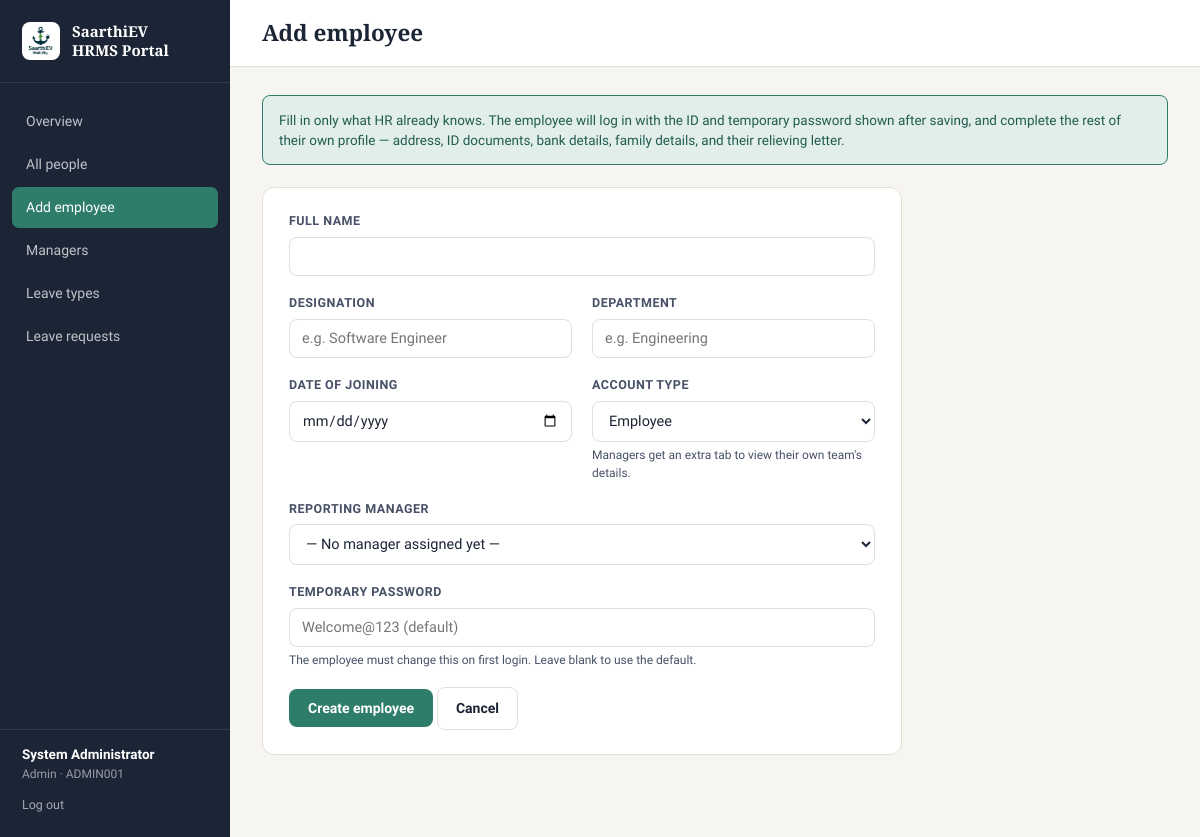
Page /admin/employees/new (signed in) on the committed database.
### models.py (models this page shows, shortened)
class EmployeeProfile(db.Model):
    id = db.Column(db.Integer, primary_key=True)
    user_id = db.Column(db.Integer, db.ForeignKey("user.id"), nullable=False, unique=True)
    full_name = db.Column(db.String(150), nullable=False)
    designation = db.Column(db.String(100))
    department = db.Column(db.String(100))
    date_of_joining = db.Column(db.Date)
    reporting_manager_id = db.Column(db.Integer, db.ForeignKey("user.id"), nullable=True)
    date_of_birth = db.Column(db.Date)
    gender = db.Column(db.String(20))
    personal_email = db.Column(db.String(120))
    phone_number = db.Column(db.String(20))
    blood_group = db.Column(db.String(10))
    pan_number = db.Column(db.String(20))
    aadhaar_number = db.Column(db.String(20))
    current_address_line1 = db.Column(db.String(200))
    current_address_line2 = db.Column(db.String(200))
    current_city = db.Column(db.String(100))
    current_state = db.Column(db.String(100))
    current_pincode = db.Column(db.String(10))
    permanent_address_line1 = db.Column(db.String(200))
    permanent_address_line2 = db.Column(db.String(200))
    permanent_city = db.Column(db.String(100))
    permanent_state = db.Column(db.String(100))
    permanent_pincode = db.Column(db.String(10))
    same_as_current = db.Column(db.Boolean, default=False)
    bank_account_number = db.Column(db.String(40))
    bank_ifsc_code = db.Column(db.String(20))
    bank_name = db.Column(db.String(100))
    bank_branch = db.Column(db.String(100))
    previous_company_name = db.Column(db.String(150))
    previous_designation = db.Column(db.String(100))
    previous_employment_from = db.Column(db.Date)
    previous_employment_to = db.Column(db.Date)
    relieving_letter_filename = db.Column(db.String(255))
    emergency_contact_name = db.Column(db.String(150))
    emergency_contact_relation = db.Column(db.String(50))
    emergency_contact_phone = db.Column(db.String(20))
    spouse_name = db.Column(db.String(150))
    spouse_dob = db.Column(db.Date)
    profile_completed = db.Column(db.Boolean, default=False)
    updated_at = db.Column(db.DateTime, default=datetime.utcnow, onupdate=datetime.utcnow)
    reporting_manager = db.relationship("User", foreign_keys=[reporting_manager_id])
    children = db.relationship("Child", backref="profile", cascade="all, delete-orphan")

class User(db.Model, UserMixin):
    id = db.Column(db.Integer, primary_key=True)
    employee_code = db.Column(db.String(20), unique=True, nullable=False)  # e.g. EMP1001
    password_hash = db.Column(db.String(255), nullable=False)
    role = db.Column(db.String(20), nullable=False, default="employee")  # admin / manager / employee
    must_change_password = db.Column(db.Boolean, default=True)
    is_active = db.Column(db.Boolean, nullable=False, default=True)
    created_at = db.Column(db.DateTime, default=datetime.utcnow)
    profile = db.relationship("EmployeeProfile", backref="user", uselist=False,
                               cascade="all, delete-orphan",
                               foreign_keys="EmployeeProfile.user_id")

### routes.py (the view, shortened to what this page needs)
    @app.route("/admin/employees/new", methods=["GET", "POST"])
    @role_required("admin")
    def admin_create_employee():
        managers = User.query.filter(User.role == "manager", User.is_active == True) \
            .join(EmployeeProfile, EmployeeProfile.user_id == User.id).all()
        return render_template("admin/create_employee.html", managers=managers, form={})

### app.py (called while the page is built)
@login_manager.user_loader
def load_user(user_id):
    return db.session.get(User, int(user_id))

def role_required(*roles):
    from functools import wraps
    def decorator(f):
        @wraps(f)
        def wrapped(*args, **kwargs):
            if not current_user.is_authenticated:
                return redirect(url_for("login"))
            if current_user.role not in roles:
                abort(403)
            return f(*args, **kwargs)
        return wrapped
    return decorator

### templates/admin/create_employee.html (shortened to what this page needs)
{% extends "base.html" %}
{% block page_title %}Add employee{% endblock %}
{% block content %}
<div class="help-banner">
  Fill in only what HR already knows. The employee will log in with the ID and temporary password
  shown after saving, and complete the rest of their own profile — address, ID documents, bank
  details, family details, and their relieving letter.
</div>
<div class="card" style="max-width: 640px;">
  <form method="POST">
    <div class="field">
      <label for="full_name">Full name</label>
      <input type="text" id="full_name" name="full_name" required value="{{ form.full_name or '' }}">
    </div>
    <div class="grid-2">
      <div class="field">
        <label for="designation">Designation</label>
        <input type="text" id="designation" name="designation" placeholder="e.g. Software Engineer" value="{{ form.designation or '' }}">
      </div>
      <div class="field">
        <label for="department">Department</label>
        <input type="text" id="department" name="department" placeholder="e.g. Engineering" value="{{ form.department or '' }}">
      </div>
    </div>
    <div class="grid-2">
      <div class="field">
        <label for="date_of_joining">Date of joining</label>
        <input type="date" id="date_of_joining" name="date_of_joining" value="{{ form.date_of_joining or '' }}">
      </div>
      <div class="field">
        <label for="role">Account type</label>
        <select id="role" name="role">
          <option value="employee" {{ 'selected' if form.role == 'employee' }}>Employee</option>
        </select>
        <div class="hint">Managers get an extra tab to view their own team's details.</div>
      </div>
    </div>
    <div class="field">
      <label for="reporting_manager_id">Reporting manager</label>
      <select id="reporting_manager_id" name="reporting_manager_id">
        <option value="">— No manager assigned yet —</option>
      </select>
    </div>
    <div class="field">
      <label for="temp_password">Temporary password</label>
      <input type="text" id="temp_password" name="temp_password" placeholder="Welcome@123 (default)">
      <div class="hint">The employee must change this on first login. Leave blank to use the default.</div>
    </div>
    <button type="submit" class="btn btn-primary">Create employee</button>
    <a href="{{ url_for('admin_employee_list') }}" class="btn btn-outline">Cancel</a>
  </form>
</div>
{% endblock %}

### templates/base.html (shortened to what this page needs)
<!DOCTYPE html>
<html lang="en">
<head>
  <link rel="stylesheet" href="{{ url_for('static', filename='css/style.css') }}">
</head>
<body>
  <div class="shell">
    <aside class="sidebar">
      <div class="brand">
        <span class="brand-logo-chip"><img src="{{ url_for('static', filename='img/logo.png') }}" alt="SaarthiEV Mobility"></span>
        <span class="word">SaarthiEV<br>HRMS Portal</span>
      </div>
      <nav>
        {% if current_user.role == 'admin' %}
          <a href="{{ url_for('admin_dashboard') }}" class="{{ 'active' if request.endpoint == 'admin_dashboard' }}">Overview</a>
          <a href="{{ url_for('admin_employee_list') }}" class="{{ 'active' if request.endpoint in ['admin_employee_list','admin_view_employee'] }}">All people</a>
          <a href="{{ url_for('admin_create_employee') }}" class="{{ 'active' if request.endpoint == 'admin_create_employee' }}">Add employee</a>
          <a href="{{ url_for('admin_manager_list') }}" class="{{ 'active' if request.endpoint == 'admin_manager_list' }}">Managers</a>
          <a href="{{ url_for('admin_leave_types') }}" class="{{ 'active' if request.endpoint == 'admin_leave_types' }}">Leave types</a>
          <a href="{{ url_for('admin_leave_requests') }}" class="{{ 'active' if request.endpoint == 'admin_leave_requests' }}">Leave requests</a>
        {% endif %}
      </nav>
      <div class="who">
        <div class="name">{{ current_user.profile.full_name if current_user.profile else current_user.employee_code }}</div>
        <div class="role">{{ current_user.role }} · {{ current_user.employee_code }}</div>
        <form action="{{ url_for('logout') }}" method="get">
          <button type="submit">Log out</button>
        </form>
      </div>
    </aside>
    <div class="main">
      <div class="topbar">
        <h2 style="margin:0;">{% block page_title %}{% endblock %}</h2>
      </div>
      <div class="content">
        {% block content %}{% endblock %}
      </div>
    </div>
  </div>
</body>
</html>

### static/css/style.css (style rules this page uses)
:root { --ink: #1C2536; --ink-soft: #475066; --paper: #F7F5F1; --paper-raised: #FFFFFF; --line: #E3DFD6; --teal: #2E7D6B; --teal-dark: #225C4F; --amber: #C8862A; --rose: #B3433B; --rose-soft: #F6E3E1; --amber-soft: #F8EBD9; --teal-soft: #E1EEE9; --radius: 8px; --shadow: 0 1px 2px rgba(28, 37, 54, 0.06), 0 4px 14px rgba(28, 37, 54, 0.05); }
* { box-sizing: border-box; }
body { margin: 0; font-family: "Source Sans 3", "Segoe UI", system-ui, sans-serif; background: var(--paper); color: var(--ink); font-size: 15px; line-height: 1.5; }
h1, h2, h3, .display { font-family: "Source Serif 4", Georgia, serif; font-weight: 600; color: var(--ink); margin: 0 0 .35em; }
a { color: var(--teal-dark); text-decoration: none; }
.field { margin-bottom: 18px; }
.field label { display: block; font-size: 12.5px; font-weight: 600; text-transform: uppercase; letter-spacing: .04em; color: var(--ink-soft); margin-bottom: 6px; }
.field .hint { font-size: 12px; color: var(--ink-soft); margin-top: 4px; font-weight: 400; text-transform: none; letter-spacing: 0; }
input[type=text], input[type=password], input[type=email], input[type=date], input[type=tel], input[type=number], select, textarea { width: 100%; padding: 10px 12px; border: 1px solid var(--line); border-radius: var(--radius); background: var(--paper-raised); font-family: inherit; font-size: 14.5px; color: var(--ink); transition: border-color .15s, box-shadow .15s; }
.btn { display: inline-flex; align-items: center; justify-content: center; gap: 6px; padding: 10px 18px; border-radius: var(--radius); border: 1px solid transparent; font-size: 14px; font-weight: 600; cursor: pointer; font-family: inherit; transition: opacity .15s, background .15s; }
.btn-primary { background: var(--teal); color: #fff; }
.btn-outline { background: transparent; border-color: var(--line); color: var(--ink); }
.shell { display: flex; min-height: 100vh; }
.sidebar { width: 230px; background: var(--ink); color: #fff; flex-shrink: 0; display: flex; flex-direction: column; padding: 22px 0; }
.sidebar .brand { display: flex; align-items: center; gap: 12px; padding: 0 22px 22px; border-bottom: 1px solid rgba(255,255,255,.1); margin-bottom: 18px; }
.sidebar .brand .brand-logo-chip { background: #fff; border-radius: 8px; width: 38px; height: 38px; flex-shrink: 0; display: flex; align-items: center; justify-content: center; padding: 4px; }
.sidebar .brand .brand-logo-chip img { width: 100%; height: 100%; object-fit: contain; }
.sidebar .brand .word { font-family: "Source Serif 4", serif; font-weight: 700; font-size: 15px; line-height: 1.25; color: #fff; }
.sidebar nav { display: flex; flex-direction: column; gap: 2px; padding: 0 12px; flex-grow: 1; }
.sidebar nav a { color: rgba(255,255,255,.72); padding: 10px 14px; border-radius: 7px; font-size: 14px; font-weight: 500; text-decoration: none; }
.sidebar nav a.active { background: var(--teal); color: #fff; }
.sidebar .who { padding: 14px 22px 0; border-top: 1px solid rgba(255,255,255,.1); margin-top: 10px; }
.sidebar .who .name { font-size: 13.5px; font-weight: 600; color: #fff; }
.sidebar .who .role { font-size: 12px; color: rgba(255,255,255,.55); text-transform: capitalize; }
.sidebar .who form { margin-top: 10px; }
.sidebar .who button { background: none; border: none; color: rgba(255,255,255,.6); font-size: 12.5px; cursor: pointer; padding: 0; font-family: inherit; }
.main { flex-grow: 1; min-width: 0; }
.topbar { background: var(--paper-raised); border-bottom: 1px solid var(--line); padding: 16px 32px; display: flex; align-items: center; justify-content: space-between; }
.content { padding: 28px 32px 60px; max-width: 1100px; }
.card { background: var(--paper-raised); border: 1px solid var(--line); border-radius: 12px; padding: 24px 26px; margin-bottom: 22px; }
.grid-2 { display: grid; grid-template-columns: 1fr 1fr; gap: 0 20px; }
.help-banner { background: var(--teal-soft); border: 1px solid var(--teal); border-radius: var(--radius); padding: 14px 16px; font-size: 13.5px; color: var(--teal-dark); margin-bottom: 22px; }

### rows in the picture
EmployeeProfile: profile "System Administrator"
User: role "Admin", employee_code "ADMIN001"
